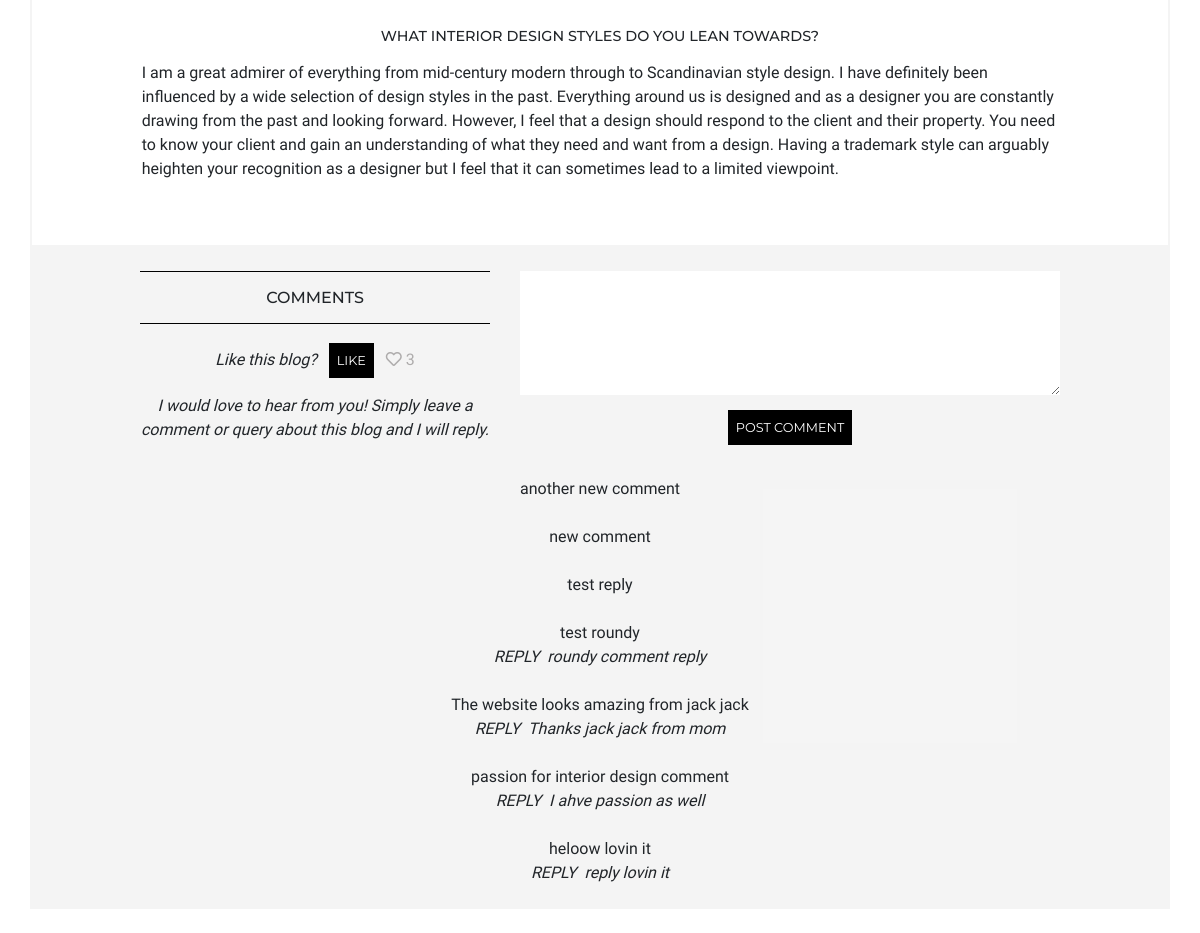
Page /blog/3 (lower part) on the earlier database version.
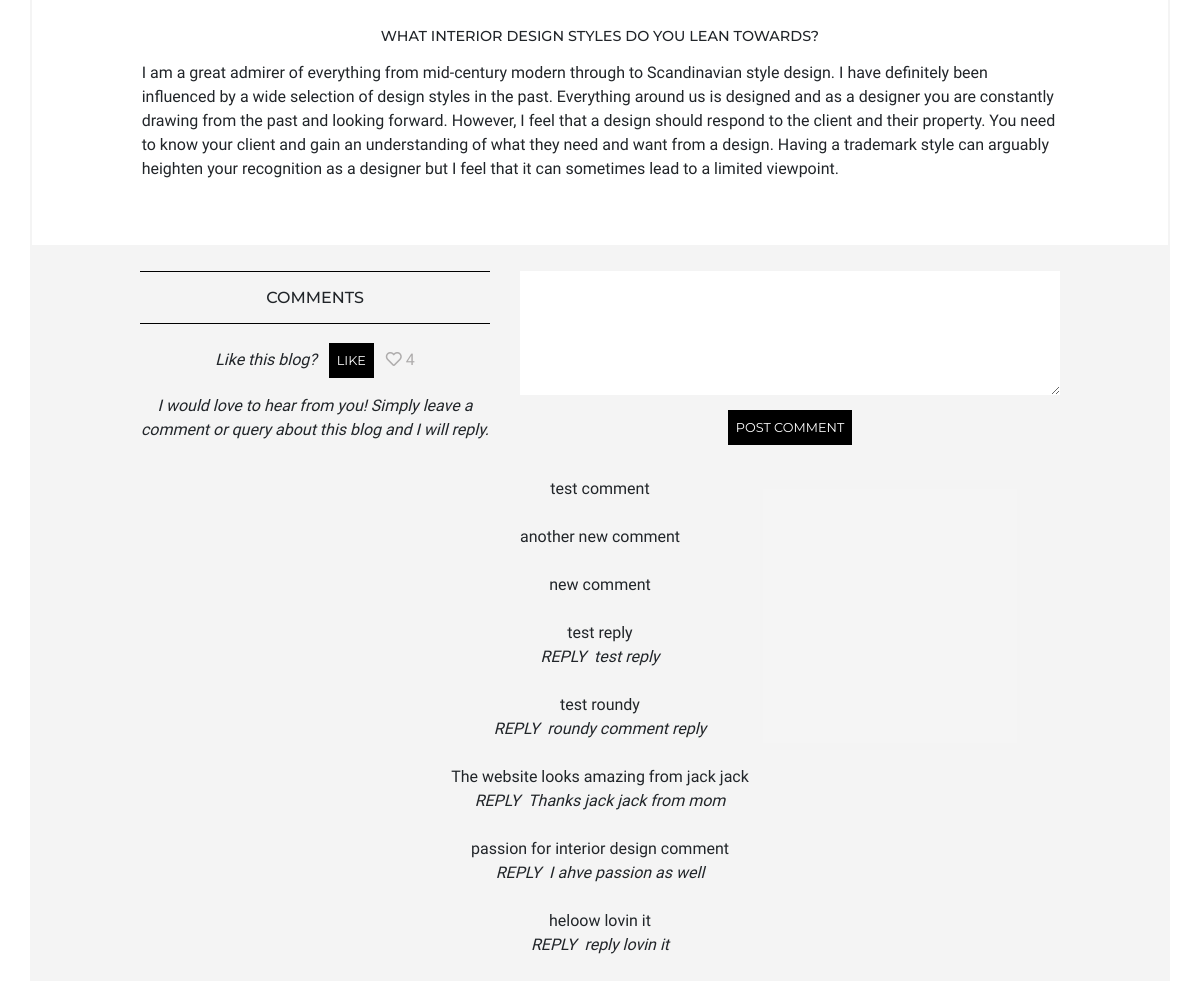
Same page on the later database version.
### blog/models.py (models this page shows, shortened)
class Section(models.Model):
    blog = models.ForeignKey('Blog', on_delete=models.CASCADE, related_name='sections') #gotta have
    title = models.CharField(max_length=500, blank=True) # char blank
    content = models.TextField()
    image = models.ImageField(blank=True, upload_to='blog_images') # ?
    caption = models.CharField(max_length=200, blank=True)
    caption_url = models.URLField(max_length=200, blank=True)
    exclude = models.BooleanField(default=False)

class Blog(models.Model):
    category = models.ForeignKey('Category', on_delete=models.CASCADE, related_name='blogs') # no null !!!
    title = models.CharField(max_length=50) # char blank - no blank
    date = models.DateField(default=timezone.now) # auto
    image = models.ImageField(default='blog_default.jpg', upload_to='blog_images') # image blank
    content = models.TextField(blank=True) # text blank
    order = models.IntegerField(null=True, blank=True) # null ok - should not be required in form!!!
    home = models.BooleanField(default=False)
    exclude = models.BooleanField(default=False) # yes no
    like = models.IntegerField(default=0)

class Comment(models.Model):
    blog = models.ForeignKey('Blog', on_delete=models.CASCADE, related_name='comments')
    date = models.DateField(default=timezone.now)
    content = models.TextField() # don't want this to blank ever
    reply = models.TextField(blank=True)
    exclude = models.BooleanField(default=False)

### blog/views.py (the view, shortened to what this page needs)
# urls.py: path('<pk>', views.blog, name='blog'),
def blog(request, pk):
    blog = Blog.objects.get(pk=pk)
    sections = Section.objects.filter(blog=blog)
    comments = Comment.objects.filter(blog=blog).order_by('-id')
    form = CommentForm() #equate to request.GET
    context = {'title': 'Blog', 'blog': blog, 'sections': sections, 'comments': comments, 'form': form}
    return render(request, 'blog/blog.html', context)

### blog/forms.py
class CommentForm(forms.ModelForm):
    class Meta:
        model = Comment
        fields = ['content']
        labels = {'content': _(''),}
        widgets = {'content': Textarea(attrs={'rows':5, 'class': 'textarea-style'}),}

### blog/templates/blog/blog.html (shortened to what this page needs)
{% extends 'base.html' %}
{% block content%}
<section class="row border-color--stone">
    <div class="col-12 col-lg-10 offset-lg-1 mb-5">
        {% for section in sections %}
        <div class="mt-5">
            <h3 class="h-section">{{ section.title }}</h3>
            <p>{{ section.content|linebreaks }}</p>
        </div>
        {% endfor %}
    </div>
</section>
<section class="row bg-color--stone pt-4 mb-4">
    <header class="col-12 col-md-5 col-lg-4 offset-lg-1 text-center">
        <div class="header-border">
            <h1 class="header-title mt-2">COMMENTS</h1>
        </div>
        <span class="d-inline-block mt-4">Like this blog?</span>
        <a class="d-inline-block button-a" href="{% url 'like' pk=blog.id %}">Like</a>
        <i class="far fa-heart mute"></i>
        <mute>{{ blog.like }}</mute>
        <span class="d-block mt-2 mb-2">I would love to hear from you! Simply leave a comment or query about this blog and I will reply.
        </span>
    </header>
    <div class="col-12 col-md-7 col-lg-6 text-center">
        <form method="POST">
            {{ form }}
            <button type="submit">POST COMMENT</button>
        </form>
    </div>
    <div class="col-12 col-lg-10 offset-lg-1 text-center mt-4">
        {% for comment in comments %}
        <p class="mb-4">{{ comment.content }} <br>
            {% if comment.reply %}
            <span class="mr-2">REPLY</span><span class="">{{ comment.reply }}</span></p>
        {% endif %}
        {% endfor %}
    </div>
</section>
{% endblock %}

Differences in the rows shown:
changed Blog: like "3" → "4"
added Comment: content "test comment"
changed Comment "test reply": reply (not shown) → "test reply"
